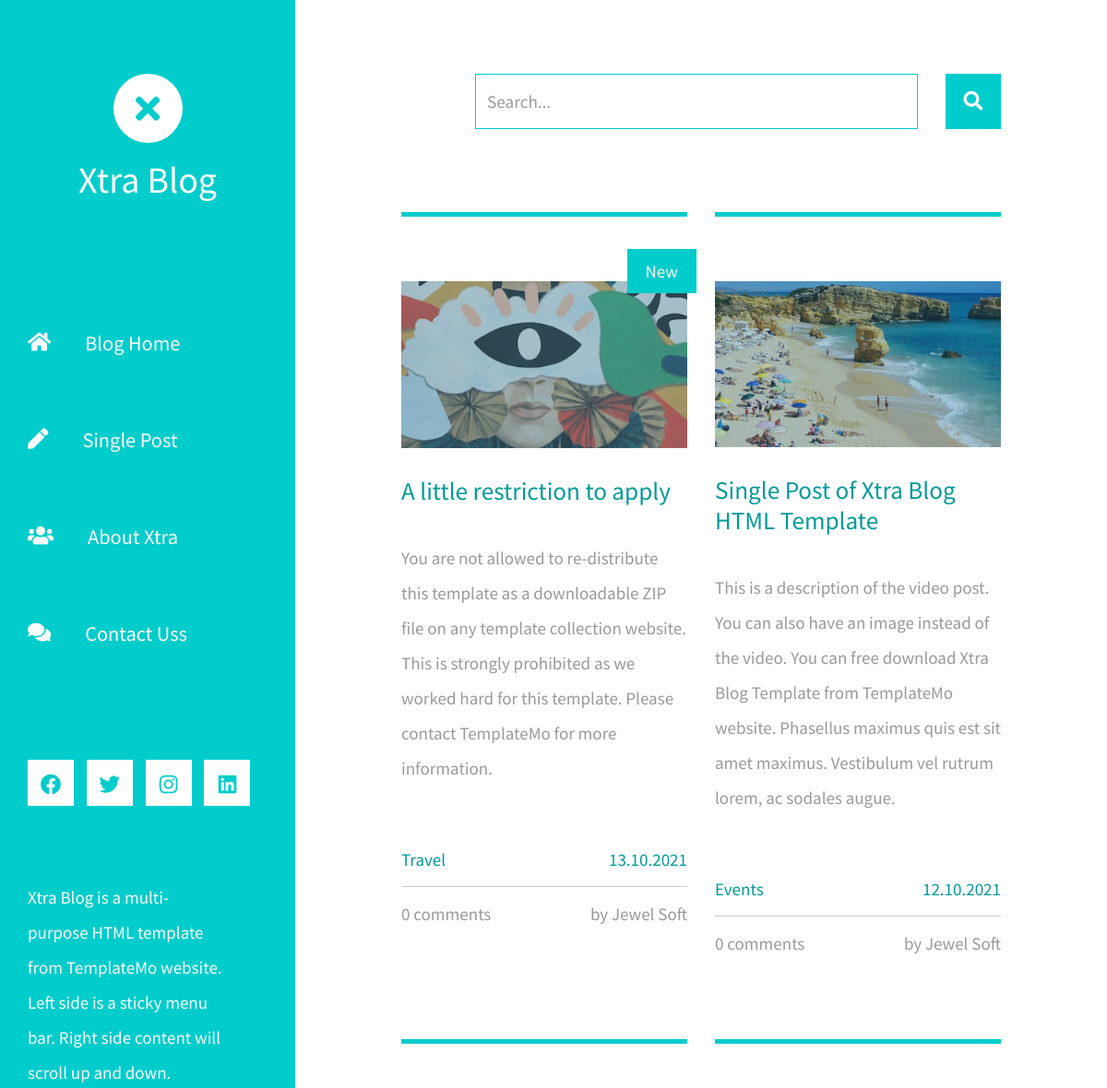
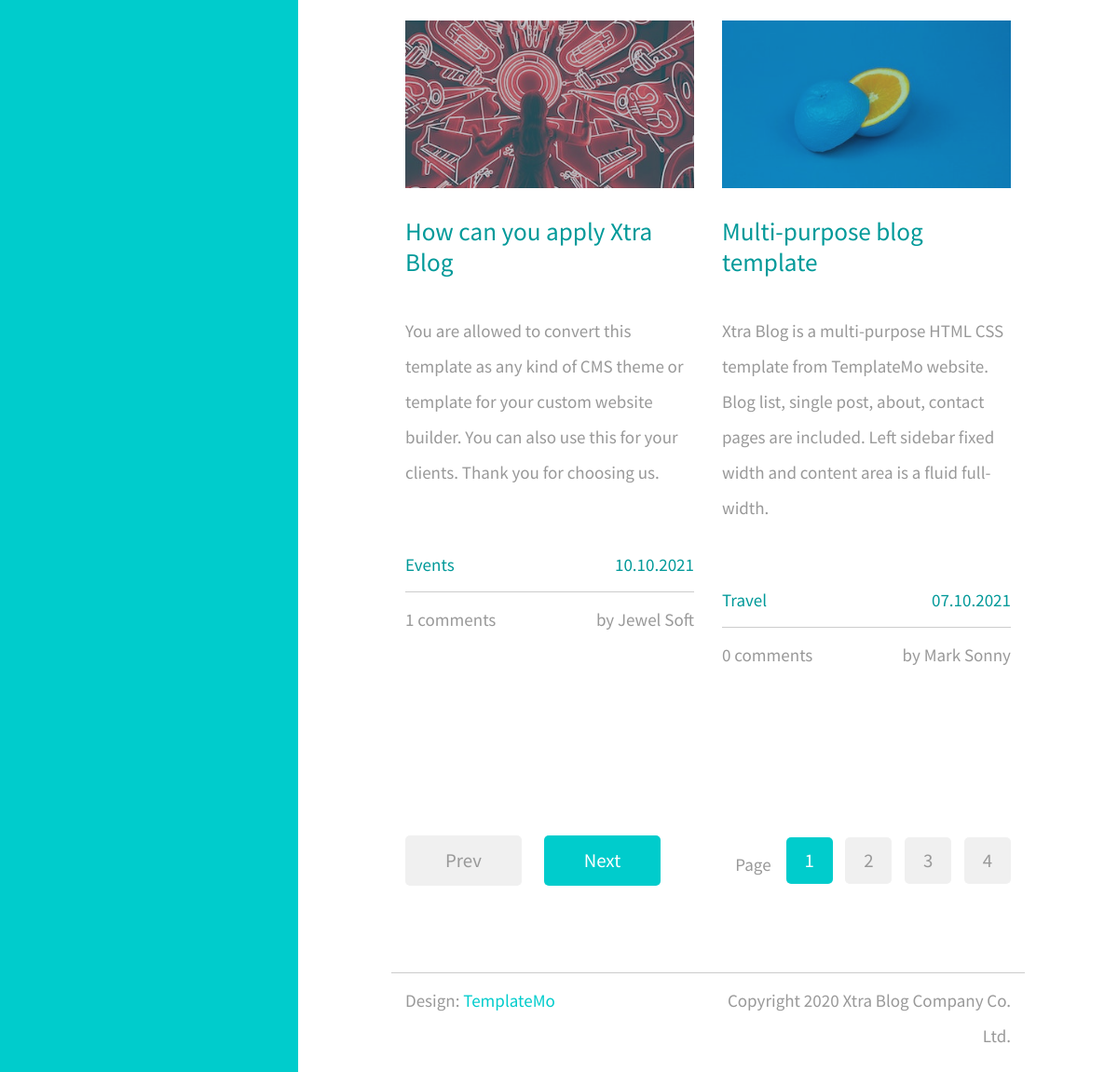
The page / on the database its author committed (2 pictures, top to bottom).
### tables this page shows
CREATE TABLE IF NOT EXISTS `menu` (
  `id` int(11) NOT NULL AUTO_INCREMENT,
  `path` varchar(255) NOT NULL,
  `icon` varchar(255) NOT NULL,
  `item_name` varchar(255) NOT NULL,
  PRIMARY KEY (`id`),
  UNIQUE KEY `item_name` (`item_name`)
);

CREATE TABLE IF NOT EXISTS `posts` (
  `id` int(11) NOT NULL AUTO_INCREMENT,
  `title` varchar(155) NOT NULL,
  `perex` varchar(255) DEFAULT NULL,
  `content` text,
  `created_at` datetime DEFAULT NULL,
  `image` varchar(150) DEFAULT NULL,
  `users_id` int(11) NOT NULL,
  `categories_id` int(11) NOT NULL,
  PRIMARY KEY (`id`,`users_id`,`categories_id`),
  UNIQUE KEY `title_UNIQUE` (`title`),
  KEY `fk_posts_users_idx` (`users_id`),
  KEY `fk_posts_categories1_idx` (`categories_id`)
);

CREATE TABLE IF NOT EXISTS `categories` (
  `id` int(11) NOT NULL AUTO_INCREMENT,
  `cat_name` varchar(150) NOT NULL,
  PRIMARY KEY (`id`),
  UNIQUE KEY `cat_name_UNIQUE` (`cat_name`)
);

CREATE TABLE IF NOT EXISTS `users` (
  `id` int(11) NOT NULL AUTO_INCREMENT,
  `username` varchar(150) NOT NULL,
  `email` varchar(255) NOT NULL,
  `image` varchar(150) NOT NULL,
  PRIMARY KEY (`id`),
  UNIQUE KEY `username_UNIQUE` (`username`),
  UNIQUE KEY `email_UNIQUE` (`email`)
);

### classes/DB.php (called while the page is built, shortened)
<?php
class DB
{
    private $connection;
    public function __construct($host, $username, $pass, $dbName, $port)
    {
        $this->host = $host;
        $this->username = $username;
        $this->pass = $pass;
        $this->dbName = $dbName;
        $this->port = $port;
        try {
            $this->connection = new \PDO("mysql:host=".$this->host.";port=".$this->port.";dbname=".$this->dbName, $this->username, $this->pass);
            $this->connection->setAttribute(\PDO::ATTR_ERRMODE, \PDO::ERRMODE_EXCEPTION);
        } catch(\PDOException $e) {
            echo "Connection failed: " . $e->getMessage();
        }
    }
    public function getMenu()
    {
        $sql = "SELECT * FROM menu";
        $stm = $this->connection->prepare($sql);
        $stm->execute();
        $result = $stm->fetchAll(\PDO::FETCH_ASSOC);
        return $result;
    }
    public function getAllArticles()
    {
        $sql = "SELECT p.id, p.title, p.perex, p.created_at, p.image, u.username, c.cat_name AS category
                FROM `posts` AS p
                INNER JOIN users AS u ON p.users_id = u.id
                INNER JOIN categories AS c ON p.categories_id = c.id
                ORDER BY p.created_at DESC";
        $stm = $this->connection->prepare($sql);
        $stm->execute();
        $result = $stm->fetchAll(\PDO::FETCH_ASSOC);
        return $result;
    }
    public function countArticleComments($postId)
    {
        $sql = "SELECT COUNT(id) AS numComments FROM comments WHERE posts_id = :post_id";
        $stm = $this->connection->prepare($sql);
        $stm->bindValue(':post_id', $postId);
        $stm->execute();
        $result = $stm->fetchColumn();
        return $result;
    }
}

### parts/article.php (the view, shortened to what this page needs)
<article class="col-12 col-md-6 tm-post">
    <hr class="tm-hr-primary">
    <a href="post.php?id=<?php echo $article['id']; ?>" class="effect-lily tm-post-link tm-pt-60">
        <div class="tm-post-link-inner">
            <img src="<?php echo $article['image']; ?>" alt="Image" class="img-fluid">
        </div>
        <?php
        if($i === 0) {
            ?>
            <span class="position-absolute tm-new-badge">New</span>
            <?php
        }
        ?>
        <h2 class="tm-pt-30 tm-color-primary tm-post-title"><?php echo $article['title']; ?></h2>
    </a>
    <p class="tm-pt-30">
        <?php echo $article['perex']; ?>
    </p>
    <div class="d-flex justify-content-between tm-pt-45">
        <span class="tm-color-primary"><?php echo $article['category']; ?></span>
        <span class="tm-color-primary"><?php echo date("d.m.Y", strtotime($article['created_at'])); ?></span>
    </div>
    <hr>
    <div class="d-flex justify-content-between">
        <span><?php echo $db->countArticleComments($article['id']); ?> comments</span>
        <span>by <?php echo $article['username']; ?></span>
    </div>
</article>

### index.php (shortened to what this page needs)
<!DOCTYPE html>
<html lang="en">
<?php
include_once "parts/header.php";
if(isset($db)) {
    $articles = $db->getAllArticles();
} else {
    $db = new stdClass();
    $articles = [];
}
?>
<body>
	<?php include_once "parts/nav.php"; ?>
    <div class="container-fluid">
        <main class="tm-main">
            <?php include_once "parts/search.php"; ?>
            <div class="row tm-row">
                <?php
                $i = 0;
                foreach ($articles as $article) {
                    include "parts/article.php";
                }
                ?>
            </div>
            <div class="row tm-row tm-mt-100 tm-mb-75">
                <div class="tm-prev-next-wrapper">
                    <a href="#" class="mb-2 tm-btn tm-btn-primary tm-prev-next disabled tm-mr-20">Prev</a>
                    <a href="#" class="mb-2 tm-btn tm-btn-primary tm-prev-next">Next</a>
                </div>
                <div class="tm-paging-wrapper">
                    <span class="d-inline-block mr-3">Page</span>
                    <nav class="tm-paging-nav d-inline-block">
                        <ul>
                            <li class="tm-paging-item active">
                                <a href="#" class="mb-2 tm-btn tm-paging-link">1</a>
                            </li>
                            <li class="tm-paging-item">
                                <a href="#" class="mb-2 tm-btn tm-paging-link">2</a>
                            </li>
                            <li class="tm-paging-item">
                                <a href="#" class="mb-2 tm-btn tm-paging-link">3</a>
                            </li>
                            <li class="tm-paging-item">
                                <a href="#" class="mb-2 tm-btn tm-paging-link">4</a>
                            </li>
                        </ul>
                    </nav>
                </div>
            </div>
            <?php include_once "parts/footer.php"; ?>
        </main>
    </div>
</body>
</html>

### parts/header.php (shortened to what this page needs)
<head>
    <link rel="stylesheet" href="fontawesome/css/all.min.css">
    <link href="css/bootstrap.min.css" rel="stylesheet">
    <link href="css/templatemo-xtra-blog.css" rel="stylesheet">
</head>
<?php
include_once "classes/DB.php";
$db = new DB("localhost", "root", "", "portalove", "3308");
$menus = $db->getMenu();
?>

### parts/nav.php (shortened to what this page needs)
<header class="tm-header" id="tm-header">
    <div class="tm-header-wrapper">
        <div class="tm-site-header">
            <div class="mb-3 mx-auto tm-site-logo"><i class="fas fa-times fa-2x"></i></div>
            <h1 class="text-center">Xtra Blog</h1>
        </div>
        <nav class="tm-nav" id="tm-nav">
            <ul>
                <?php
                foreach ($menus as $number => $menu) {
                    ?>
                    <li class="tm-nav-item"><a href="<?php echo $menu['path']; ?>" class="tm-nav-link">
                            <i class="fas <?php echo $menu['icon']; ?>"></i>
                            <?php echo $menu['item_name']; ?>
                        </a></li>
                <?php
                }
                ?>
            </ul>
        </nav>
        <div class="tm-mb-65">
            <a rel="nofollow" href="https://fb.com/templatemo" class="tm-social-link">
                <i class="fab fa-facebook tm-social-icon"></i>
            </a>
            <a href="https://twitter.com" class="tm-social-link">
                <i class="fab fa-twitter tm-social-icon"></i>
            </a>
            <a href="https://instagram.com" class="tm-social-link">
                <i class="fab fa-instagram tm-social-icon"></i>
            </a>
            <a href="https://linkedin.com" class="tm-social-link">
                <i class="fab fa-linkedin tm-social-icon"></i>
            </a>
        </div>
        <p class="tm-mb-80 pr-5 text-white">
            Xtra Blog is a multi-purpose HTML template from TemplateMo website. Left side is a sticky menu bar. Right side content will scroll up and down.
        </p>
    </div>
</header>

### parts/search.php
<div class="row tm-row">
    <div class="col-12">
        <form method="GET" class="form-inline tm-mb-80 tm-search-form">
            <input class="form-control tm-search-input" name="query" type="text" placeholder="Search..." aria-label="Search">
            <button class="tm-search-button" type="submit">
                <i class="fas fa-search tm-search-icon" aria-hidden="true"></i>
            </button>
        </form>
    </div>
</div>

### parts/footer.php (shortened to what this page needs)
<footer class="row tm-row">
    <hr class="col-12">
    <div class="col-md-6 col-12 tm-color-gray">
        Design: <a rel="nofollow" target="_parent" href="https://templatemo.com" class="tm-external-link">TemplateMo</a>
    </div>
    <div class="col-md-6 col-12 tm-color-gray tm-copyright">
        Copyright 2020 Xtra Blog Company Co. Ltd.
    </div>
</footer>

### css/templatemo-xtra-blog.css (style rules this page uses)
html { overflow-x: hidden; }
body { margin: 0; padding: 0; font-family: 'Source Sans Pro', sans-serif; font-size: 19px; line-height: 2em; overflow-x: hidden; }
p, span { color: #999; }
hr { border-top-color: #CCC; margin-top: 10px; margin-bottom: 10px; }
.form-control::placeholder { color: #999; }
.tm-header { background-color: #0CC; color: white; position: fixed; top: 0; left: 0; bottom: 0; z-index: 100; width: 400px; overflow-y: visible; }
.tm-header-wrapper { overflow-y: scroll; scrollbar-width: none; -ms-overflow-style: none; padding: 30px; width: 100%; height: 100%; }
.tm-site-header { margin-top: 50px; margin-bottom: 115px; }
.tm-site-logo { width: 75px; height: 75px; border-radius: 50%; background-color: white; display: flex; align-items: center; justify-content: center; }
.tm-site-logo i { color: #0CC; }
.tm-main { margin-left: 400px; padding: 80px 100px 25px; }
.tm-post { max-width: 470px; }
.tm-row { max-width: 980px; justify-content: space-between; }
.tm-nav { margin-bottom: 100px; }
.tm-nav-item { list-style: none; margin-bottom: 30px; }
.tm-nav-link { color: white; background-color: transparent; height: 75px; width: 100%; max-width: 300px; display: flex; align-items: center; font-size: 1.4rem; padding: 30px; }
.tm-nav ul { position: relative; }
.tm-nav-link i { margin-right: 37px; }
ul { margin: 0; padding: 0; }
.tm-nav { margin-left: -30px; }
.tm-social-link { display: inline-block; background-color: white; font-size: 1.4rem; width: 50px; height: 50px; text-align: center; padding-top: 8px; margin-right: 15px; margin-bottom: 15px; }
.tm-social-icon { color: #0CC; transition: all 0.3s ease; }
.tm-search-form { display: flex; align-items: center; justify-content: flex-end; }
.form-inline .form-control.tm-search-input { display: block; height: 60px; width: 480px; margin-right: 30px; border-radius: 0; border-color: #0CC; font-size: 1.2rem; }
.tm-search-button { width: 60px; height: 60px; border: none; background-color: #0CC; transition: all 0.3s ease; }
.tm-search-icon { color: white; font-size: 1.3rem; }
.tm-post-link { display: block; position: relative; cursor: pointer; }
.tm-post-link-inner { overflow: hidden; background: #3085a3; }
.tm-post-link img { position: relative; display: block; min-height: 100%; max-width: 100%; opacity: 0.8; }
.effect-lily img { max-width: none; width: -webkit-calc(100% + 50px); width: calc(100% + 50px); opacity: 0.7; -webkit-transition: opacity 0.35s, -webkit-transform 0.35s; transition: opacity 0.35s, transform 0.35s; -webkit-transform: translate3d(-40px,0, 0); transform: translate3d(-40px,0,0); }
.tm-post { margin-bottom: 75px; }
.tm-new-badge { top: 25px; right: -10px; background-color: #0CC; color: white; padding: 5px 20px; }
.tm-post-title { font-size: 1.7rem; transition: all 0.3s ease; }
.tm-btn { display: inline-block; border-radius: 5px; font-size: 1.3rem; transition: all 0.3s ease; }
.tm-btn-primary { background-color: #0CC; color: white; padding: 8px 43px; border: none; }
.tm-paging-nav ul li { list-style: none; display: inline-block; margin-right: 10px; }
.tm-paging-nav ul li:last-child { margin-right: 0; }
.tm-paging-link { background-color: #F0F0F0; color: #999; width: 50px; height: 50px; display: flex; align-items: center; justify-content: center; }
.tm-paging-item .tm-paging-link:hover, .tm-paging-item.active .tm-paging-link { background-color: #0CC; color: white; }
.tm-btn.disabled { background-color: #F0F0F0; color: #999; cursor: not-allowed; }
.tm-external-link { color: #0CC; }
.tm-paging-wrapper { display: flex; justify-content: flex-end; align-items: center; }
.tm-prev-next-wrapper, .tm-paging-wrapper { flex: 0 0 50%; max-width: 50%; padding-left: 15px; padding-right: 15px; }
.tm-copyright { text-align: right; }
hr.tm-hr-primary { border-top: 5px solid #0CC; }
.form-control { height: 45px; border-color: #0CC; border-radius: 0; }
.tm-pt-30 { padding-top: 30px; }
.tm-pt-45 { padding-top: 45px; }
.tm-pt-60 { padding-top: 60px; }
.tm-mb-65 { margin-bottom: 65px; }
.tm-mb-75 { margin-bottom: 75px; }
.tm-mb-80 { margin-bottom: 80px; }
.tm-mt-100 { margin-top: 100px; }
.tm-mr-20 { margin-right: 20px; }
.tm-color-primary, span.tm-color-primary { color: #099; }
a.tm-color-gray, .tm-color-gray { color: #999; }
@media (max-width: 1540px) { .tm-header { width: 320px; } }
@media (max-width: 1540px) { .tm-main { margin-left: 320px; width: calc(100% - 320px); } }
@media (max-width: 1288px) { .tm-social-link { margin-right: 10px; } }

### rows shown on the page
menu: item_name "Blog Home"
menu: item_name "Single Post"
menu: item_name "About Xtra"
menu: item_name "Contact Uss"
posts: image (picture), shows "New", title "A little restriction to apply", perex "You are not allowed to re-distribute this template as a downloadable ZIP file on any template collection website. This is strongly prohibited as we worked hard for this template. Please contact TemplateMo for more information.", categories.cat_name "Travel", created_at "13.10.2021", countArticleComments "0", users.username "Jewel Soft"
posts: image (picture), title "Single Post of Xtra Blog HTML Template", perex "This is a description of the video post. You can also have an image instead of the video. You can free download Xtra Blog Template from TemplateMo website. Phasellus maximus quis est sit amet maximus. Vestibulum vel rutrum lorem, ac sodales augue.", categories.cat_name "Events", created_at "12.10.2021", countArticleComments "0", users.username "Jewel Soft"
posts: image (picture), title "How can you apply Xtra Blog", perex "You are allowed to convert this template as any kind of CMS theme or template for your custom website builder. You can also use this for your clients. Thank you for choosing us.", categories.cat_name "Events", created_at "10.10.2021", countArticleComments "1", users.username "Jewel Soft"
posts: image (picture), title "Multi-purpose blog template", perex "Xtra Blog is a multi-purpose HTML CSS template from TemplateMo website. Blog list, single post, about, contact pages are included. Left sidebar fixed width and content area is a fluid full-width.", categories.cat_name "Travel", created_at "07.10.2021", countArticleComments "0", users.username "Mark Sonny"
